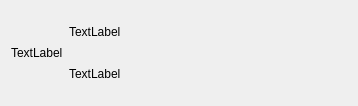
<?xml version="1.0" encoding="UTF-8"?>
<ui version="4.0">
 <class>ItemWidget</class>
 <widget class="QWidget" name="ItemWidget">
  <property name="geometry">
   <rect>
    <x>0</x>
    <y>0</y>
    <width>358</width>
    <height>106</height>
   </rect>
  </property>
  <property name="windowTitle">
   <string>Form</string>
  </property>
  <layout class="QHBoxLayout" name="horizontalLayout_2">
   <item>
    <widget class="QLabel" name="headLab">
     <property name="text">
      <string>TextLabel</string>
     </property>
    </widget>
   </item>
   <item>
    <widget class="QWidget" name="widget" native="true">
     <layout class="QVBoxLayout" name="verticalLayout">
      <property name="spacing">
       <number>0</number>
      </property>
      <property name="leftMargin">
       <number>0</number>
      </property>
      <property name="topMargin">
       <number>0</number>
      </property>
      <property name="rightMargin">
       <number>0</number>
      </property>
      <property name="bottomMargin">
       <number>0</number>
      </property>
      <item>
       <widget class="QLabel" name="nameLab">
        <property name="text">
         <string>TextLabel</string>
        </property>
       </widget>
      </item>
      <item>
       <widget class="QWidget" name="widget_2" native="true">
        <layout class="QHBoxLayout" name="horizontalLayout">
         <property name="leftMargin">
          <number>0</number>
         </property>
         <property name="topMargin">
          <number>0</number>
         </property>
         <property name="rightMargin">
          <number>0</number>
         </property>
         <property name="bottomMargin">
          <number>0</number>
         </property>
         <item>
          <widget class="QLabel" name="signatureLab">
           <property name="text">
            <string>TextLabel</string>
           </property>
          </widget>
         </item>
        </layout>
       </widget>
      </item>
     </layout>
    </widget>
   </item>
   <item>
    <spacer name="horizontalSpacer">
     <property name="orientation">
      <enum>Qt::Horizontal</enum>
     </property>
     <property name="sizeHint" stdset="0">
      <size>
       <width>121</width>
       <height>20</height>
      </size>
     </property>
    </spacer>
   </item>
  </layout>
 </widget>
 <resources/>
 <connections/>
</ui>
